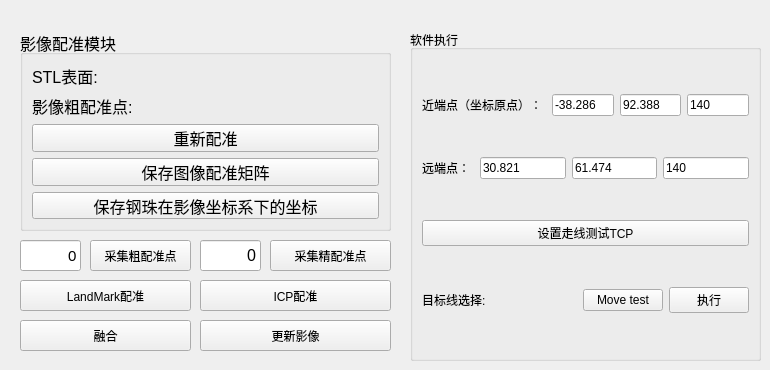
       <widget class="QWidget" name="tab_20">
        <attribute name="title">
         <string>机械臂运动测试</string>
        </attribute>
        <widget class="QGroupBox" name="groupBox_35">
         <property name="geometry">
          <rect>
           <x>20</x>
           <y>30</y>
           <width>371</width>
           <height>201</height>
          </rect>
         </property>
         <property name="font">
          <font>
           <pointsize>12</pointsize>
          </font>
         </property>
         <property name="title">
          <string>影像配准模块</string>
         </property>
         <layout class="QGridLayout" name="gridLayout_43">
          <item row="1" column="0">
           <layout class="QHBoxLayout" name="horizontalLayout_135">
            <item>
             <widget class="QLabel" name="label_350">
              <property name="text">
               <string>影像粗配准点:  </string>
              </property>
             </widget>
            </item>
            <item>
             <widget class="QmitkSingleNodeSelectionWidget" name="mitkNodeSelectWidget_landmark_src_9" native="true"/>
            </item>
           </layout>
          </item>
          <item row="5" column="0">
           <widget class="QPushButton" name="pushButton_reuseImageMatrix_2">
            <property name="text">
             <string>保存钢珠在影像坐标系下的坐标</string>
            </property>
           </widget>
          </item>
          <item row="3" column="0">
           <widget class="QPushButton" name="pushButton_ResetImageConfiguration_2">
            <property name="text">
             <string>重新配准</string>
            </property>
           </widget>
          </item>
          <item row="4" column="0">
           <widget class="QPushButton" name="pushButton_saveImageMatrix_2">
            <property name="text">
             <string>保存图像配准矩阵</string>
            </property>
           </widget>
          </item>
          <item row="0" column="0">
           <layout class="QHBoxLayout" name="horizontalLayout_136">
            <item>
             <widget class="QLabel" name="label_351">
              <property name="text">
               <string>STL表面:  </string>
              </property>
             </widget>
            </item>
            <item>
             <widget class="QmitkSingleNodeSelectionWidget" name="mitkNodeSelectWidget_surface_regis_9" native="true"/>
            </item>
           </layout>
          </item>
         </layout>
        </widget>
        <widget class="QPushButton" name="pushButton_collectLandmark_9">
         <property name="geometry">
          <rect>
           <x>90</x>
           <y>240</y>
           <width>101</width>
           <height>31</height>
          </rect>
         </property>
         <property name="text">
          <string>采集粗配准点</string>
         </property>
        </widget>
        <widget class="QLineEdit" name="lineEdit_collectedLandmark_2">
         <property name="geometry">
          <rect>
           <x>20</x>
           <y>240</y>
           <width>61</width>
           <height>31</height>
          </rect>
         </property>
         <property name="font">
          <font>
           <pointsize>11</pointsize>
          </font>
         </property>
         <property name="layoutDirection">
          <enum>Qt::LeftToRight</enum>
         </property>
         <property name="text">
          <string>0</string>
         </property>
         <property name="alignment">
          <set>Qt::AlignRight|Qt::AlignTrailing|Qt::AlignVCenter</set>
         </property>
        </widget>
        <widget class="QPushButton" name="pushButton_landmarkRegistration_9">
         <property name="geometry">
          <rect>
           <x>20</x>
           <y>280</y>
           <width>171</width>
           <height>31</height>
          </rect>
         </property>
         <property name="text">
          <string>LandMark配准</string>
         </property>
        </widget>
        <widget class="QLineEdit" name="lineEdit_collectedICP_3">
         <property name="geometry">
          <rect>
           <x>200</x>
           <y>240</y>
           <width>61</width>
           <height>31</height>
          </rect>
         </property>
         <property name="font">
          <font>
           <pointsize>12</pointsize>
          </font>
         </property>
         <property name="layoutDirection">
          <enum>Qt::LeftToRight</enum>
         </property>
         <property name="text">
          <string>0</string>
         </property>
         <property name="alignment">
          <set>Qt::AlignRight|Qt::AlignTrailing|Qt::AlignVCenter</set>
         </property>
        </widget>
        <widget class="QPushButton" name="pushButton_collectICP_9">
         <property name="enabled">
          <bool>true</bool>
         </property>
         <property name="geometry">
          <rect>
           <x>270</x>
           <y>240</y>
           <width>121</width>
           <height>31</height>
          </rect>
         </property>
         <property name="text">
          <string>采集精配准点</string>
         </property>
        </widget>
        <widget class="QPushButton" name="pushButton_ICPRegistration_10">
         <property name="geometry">
          <rect>
           <x>200</x>
           <y>280</y>
           <width>191</width>
           <height>31</height>
          </rect>
         </property>
         <property name="text">
          <string>ICP配准</string>
         </property>
        </widget>
        <widget class="QPushButton" name="pushButton_addICP_3">
         <property name="geometry">
          <rect>
           <x>20</x>
           <y>320</y>
           <width>171</width>
           <height>31</height>
          </rect>
         </property>
         <property name="text">
          <string>融合</string>
         </property>
        </widget>
        <widget class="QPushButton" name="pushButton_UpdateDeviation_11">
         <property name="geometry">
          <rect>
           <x>200</x>
           <y>320</y>
           <width>191</width>
           <height>31</height>
          </rect>
         </property>
         <property name="text">
          <string>更新影像</string>
         </property>
        </widget>
        <widget class="QGroupBox" name="groupBox_40">
         <property name="geometry">
          <rect>
           <x>410</x>
           <y>30</y>
           <width>351</width>
           <height>331</height>
          </rect>
         </property>
         <property name="title">
          <string>软件执行</string>
         </property>
         <layout class="QGridLayout" name="gridLayout_48">
          <item row="0" column="0">
           <layout class="QHBoxLayout" name="horizontalLayout_138">
            <item>
             <widget class="QLabel" name="label_352">
              <property name="text">
               <string>近端点（坐标原点）： </string>
              </property>
             </widget>
            </item>
            <item>
             <widget class="QLineEdit" name="lineEdit_p2_x_7">
              <property name="text">
               <string>-38.286</string>
              </property>
             </widget>
            </item>
            <item>
             <widget class="QLineEdit" name="lineEdit_p2_y_7">
              <property name="text">
               <string>92.388</string>
              </property>
             </widget>
            </item>
            <item>
             <widget class="QLineEdit" name="lineEdit_p2_z_7">
              <property name="text">
               <string>140</string>
              </property>
             </widget>
            </item>
           </layout>
          </item>
          <item row="2" column="0">
           <widget class="QPushButton" name="pushButton_setTcpPrecisionTest_7">
            <property name="text">
             <string>设置走线测试TCP</string>
            </property>
           </widget>
          </item>
          <item row="3" column="0">
           <layout class="QHBoxLayout" name="horizontalLayout_137">
            <item>
             <widget class="QLabel" name="label_167">
              <property name="text">
               <string>目标线选择: </string>
              </property>
             </widget>
            </item>
            <item>
             <widget class="QmitkSingleNodeSelectionWidget" name="mitkNodeSelectWidget_imageTargetLine_5" native="true"/>
            </item>
            <item>
             <widget class="QPushButton" name="pushButton_Movetest">
              <property name="text">
               <string>Move test</string>
              </property>
             </widget>
            </item>
            <item>
             <widget class="QPushButton" name="pushButton_confirmImageTargetLine_5">
              <property name="enabled">
               <bool>true</bool>
              </property>
              <property name="text">
               <string>执行</string>
              </property>
             </widget>
            </item>
           </layout>
          </item>
          <item row="1" column="0">
           <layout class="QHBoxLayout" name="horizontalLayout_139">
            <item>
             <widget class="QLabel" name="label_353">
              <property name="text">
               <string>远端点： </string>
              </property>
             </widget>
            </item>
            <item>
             <widget class="QLineEdit" name="lineEdit_p3_x_7">
              <property name="text">
               <string>30.821</string>
              </property>
             </widget>
            </item>
            <item>
             <widget class="QLineEdit" name="lineEdit_p3_y_7">
              <property name="text">
               <string>61.474</string>
              </property>
             </widget>
            </item>
            <item>
             <widget class="QLineEdit" name="lineEdit_p3_z_7">
              <property name="text">
               <string>140</string>
              </property>
             </widget>
            </item>
           </layout>
          </item>
         </layout>
        </widget>
       </widget>
